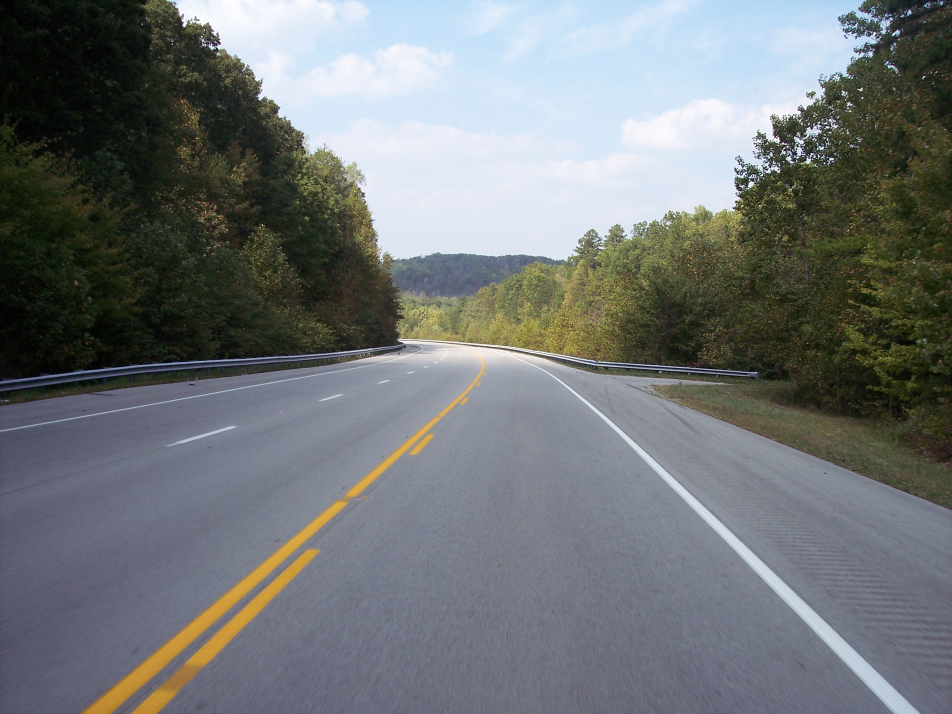
#> input picture Task1.1/lane.jpg, 2856 x 2142 px (shown at 1/3 size)
$ jupyter execute Perspective.ipynb
#> lines starting #> are read from the running program, lines starting #| are printed output that depends on the picture
[cell 1]
import cv2
import numpy as n

[cell 2]
im = cv2.imread('lane.jpg',cv2.IMREAD_COLOR)
#> im is the input picture: shape (2142, 2856, 3); mean B, G, R 119.1, 117.7, 113.4
r,c,ch = im.shape
#> r = 2142; c = 2856; ch = 3

[cell 3]
pts1 = n.float32([[1151,1082],[1575,1076],[26,1280],[1896,1332]])
pts2 = n.float32([[0,0],[300,0],[0,300],[300,300]])

[cell 4]
#Defining of matrix
mat = cv2.getPerspectiveTransform(pts1,pts2)

out = cv2.warpPerspective(im,mat,(400,300))
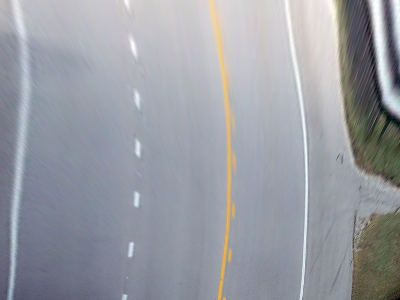
#> out: shape (300, 400, 3); mean B, G, R 163.3, 156.4, 153.4
